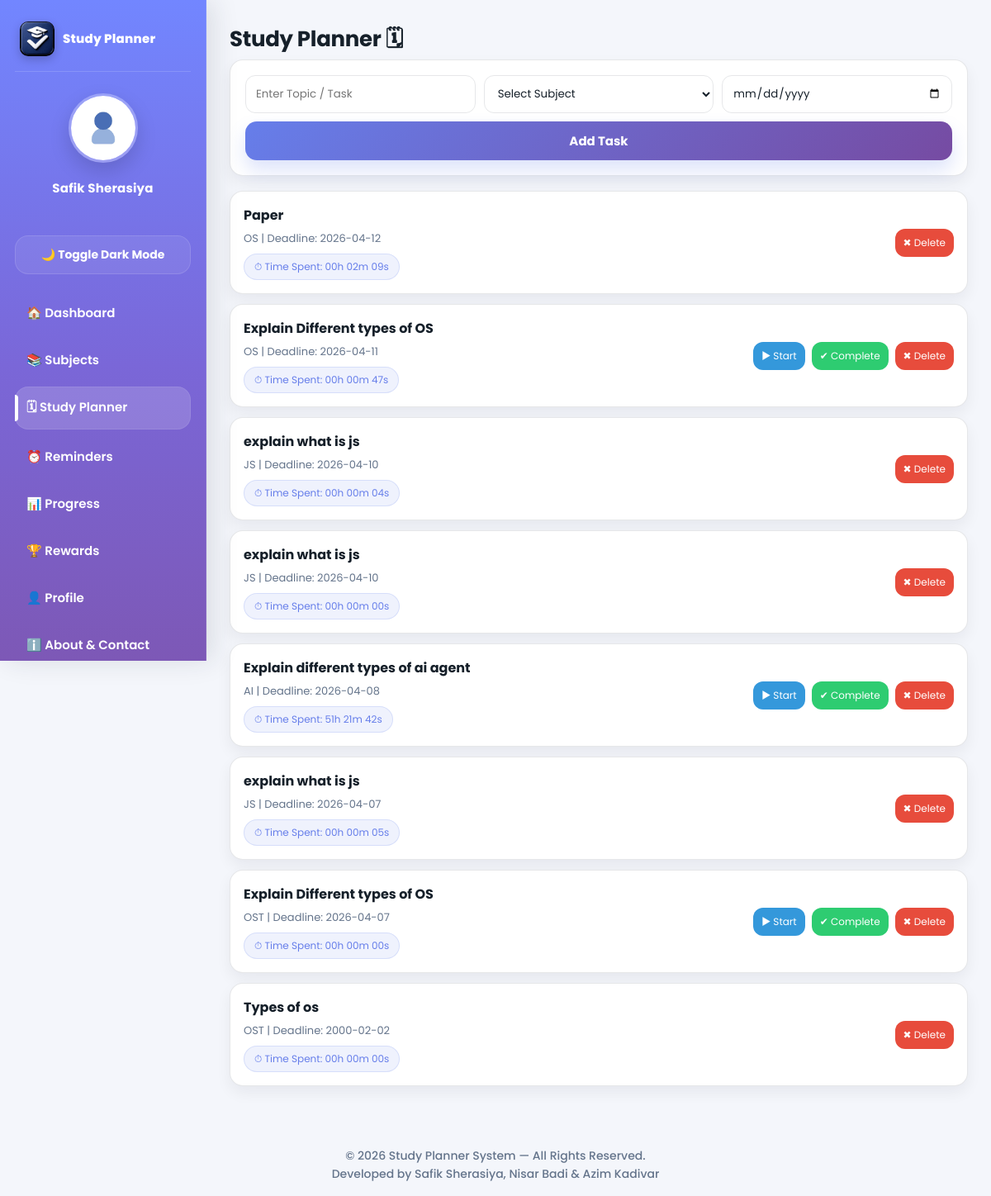
Screenshot of /planner.php (signed in) with the database file from the repository.
### tables this page shows
CREATE TABLE `users` (
  `id` int(11) NOT NULL,
  `name` varchar(100) NOT NULL,
  `email` varchar(100) NOT NULL,
  `password` varchar(255) NOT NULL,
  `created_at` timestamp NOT NULL DEFAULT current_timestamp(),
  `phone` varchar(20) DEFAULT NULL,
  `profile_pic` varchar(255) DEFAULT NULL,
  `points` int(11) NOT NULL DEFAULT 0,
  `badge` varchar(50) DEFAULT 'Beginner'
);

CREATE TABLE `tasks` (
  `id` int(11) NOT NULL,
  `user_id` int(11) NOT NULL,
  `subject_id` int(11) NOT NULL,
  `task_name` varchar(255) NOT NULL,
  `deadline` date NOT NULL,
  `status` enum('pending','completed') DEFAULT 'pending',
  `created_at` timestamp NOT NULL DEFAULT current_timestamp(),
  `completed_at` datetime DEFAULT NULL
);

CREATE TABLE `subjects` (
  `id` int(11) NOT NULL,
  `user_id` int(11) NOT NULL,
  `name` varchar(100) NOT NULL,
  `created_at` timestamp NOT NULL DEFAULT current_timestamp(),
  `priority` enum('high','medium','low') NOT NULL
);

### planner.php (the view, shortened to what this page needs)
<?php
include("config.php");
$user_id = (int)$_SESSION['user_id'];
$stmt = $conn->prepare("SELECT id, task_id, start_time FROM study_sessions WHERE user_id=? AND end_time IS NULL LIMIT 1");
$stmt->bind_param("i", $user_id);
$stmt->execute();
$activeSession = $stmt->get_result()->fetch_assoc();
$stmt = $conn->prepare("
    SELECT
      tasks.*,
      subjects.name AS subject_name,
      IFNULL(SUM(study_sessions.duration_seconds),0) AS total_seconds
    FROM tasks
    JOIN subjects ON tasks.subject_id = subjects.id
    LEFT JOIN study_sessions
      ON study_sessions.task_id = tasks.id
     AND study_sessions.user_id = tasks.user_id
     AND study_sessions.end_time IS NOT NULL
    WHERE tasks.user_id=?
    GROUP BY tasks.id
    ORDER BY tasks.id DESC
");
$stmt->bind_param("i", $user_id);
$stmt->execute();
$tasks = $stmt->get_result();
function formatTime($seconds){
    $h = floor($seconds/3600);
    $m = floor(($seconds%3600)/60);
    $s = $seconds%60;
    return sprintf("%02dh %02dm %02ds", $h,$m,$s);
}
?>
<!DOCTYPE html>
<html lang="en">
<head>
<link rel="stylesheet" href="css/style.css?v=2">
</head>
<body class="dashboard-page">
<?php include("sidebar.php"); ?>
<div class="main">
  <h1>Study Planner 🗓</h1>
  <div class="form-card">
    <form method="POST">
      <input type="text" name="task_name" placeholder="Enter Topic / Task" required>
      <select name="subject_id" required>
        <option value="">Select Subject</option>
      </select>
      <input type="date" name="deadline" min="<?php echo date('Y-m-d'); ?>" required>
      <button class="btn" name="add_task">Add Task</button>
    </form>
  </div>
  <div class="task-list">
    <?php while($row = $tasks->fetch_assoc()){
      $isRunningThisTask = ($activeSession && (int)$activeSession['task_id'] === (int)$row['id']);
      $runningOtherTask  = ($activeSession && !$isRunningThisTask);
      $taskSeconds = (int)$row['total_seconds'];
    ?>
      <div class="task-card">
        <div class="task-info">
          <h3><?php echo htmlspecialchars($row['task_name']); ?></h3>
          <p><?php echo htmlspecialchars($row['subject_name']); ?> | Deadline: <?php echo htmlspecialchars($row['deadline']); ?></p>
          <div class="timer-chip">
            ⏱ Time Spent: <?php echo formatTime($taskSeconds); ?>
          </div>
        </div>
        <div class="task-actions">
  <?php if($row['status'] == 'completed'){ ?>
  <span class="action-btn disabled">✔ Completed</span>
<?php } else { ?>
  <?php if($isRunningThisTask){ ?>
    <a class="action-btn stop-btn" href="?stop=<?php echo (int)$activeSession['id']; ?>">⏹ Stop</a>
  <?php } else { ?>
    <a class="action-btn start-btn <?php echo $runningOtherTask ? 'disabled' : ''; ?>"
       href="?start=<?php echo (int)$row['id']; ?>">▶ Start</a>
  <?php } ?>
  <a class="action-btn complete-btn" href="?complete=<?php echo (int)$row['id']; ?>">✔ Complete</a>
<?php } ?>
  <a class="action-btn task-delete-btn" href="?delete=<?php echo (int)$row['id']; ?>" onclick="return confirm('Delete this task?')">✖ Delete</a>
</div>
      </div>
    <?php } ?>
  </div>
</div>
<?php include("footer.php"); ?>
</body>
</html>

### sidebar.php (shortened to what this page needs)
<?php
include("config.php");
$user_id = (int) $_SESSION['user_id'];
$current_page = basename($_SERVER['PHP_SELF']);
$stmt = $conn->prepare("SELECT profile_pic, name FROM users WHERE id=? LIMIT 1");
$stmt->bind_param("i", $user_id);
$stmt->execute();
$user = $stmt->get_result()->fetch_assoc();
function activeLink($page, $current_page) {
    return $page === $current_page ? 'active' : '';
}
?>
<div class="sidebar" id="mainSidebar">
    <div class="sidebar-logo">
        <img src="images/app_logo.png" alt="Study Planner Logo">
        <span>Study Planner</span>
    </div>
    <div class="profile-box">
        <?php if (!empty($user['profile_pic']) && file_exists("uploads/" . $user['profile_pic'])) { ?>
            <img src="uploads/<?php echo htmlspecialchars($user['profile_pic']); ?>" alt="Profile">
        <?php } else { ?>
            <img src="uploads/default.png" alt="Profile">
        <?php } ?>
        <h3><?php echo htmlspecialchars($user['name'] ?? 'User'); ?></h3>
    </div>
    <button id="darkToggleBtn" class="theme-btn">🌙 Toggle Dark Mode</button>
    <a href="dashboard.php"  class="<?php echo activeLink('dashboard.php',  $current_page); ?>">🏠 Dashboard</a>
    <a href="subject.php"    class="<?php echo activeLink('subject.php',    $current_page); ?>">📚 Subjects</a>
    <a href="planner.php"    class="<?php echo activeLink('planner.php',    $current_page); ?>">🗓 Study Planner</a>
    <a href="reminders.php"  class="<?php echo activeLink('reminders.php',  $current_page); ?>">⏰ Reminders</a>
    <a href="progress.php"   class="<?php echo activeLink('progress.php',   $current_page); ?>">📊 Progress</a>
    <a href="rewards.php"    class="<?php echo activeLink('rewards.php',    $current_page); ?>">🏆 Rewards</a>
    <a href="profile.php"    class="<?php echo activeLink('profile.php',    $current_page); ?>">👤 Profile</a>
    <a href="about.php"    class="<?php echo activeLink('about.php',    $current_page); ?>">ℹ️ About & Contact</a>
</div>

### rows the page displays
users: name "Safik Sherasiya"
tasks: task_name "Paper", subject.name "OS", deadline "2026-04-12", taskSeconds "00h 02m 09s"
tasks: task_name "Explain Different types of OS", subject.name "OS", deadline "2026-04-11", taskSeconds "00h 00m 47s"
tasks: task_name "explain what is js", subject.name "JS", deadline "2026-04-10", taskSeconds "00h 00m 04s"
tasks: task_name "explain what is js", subject.name "JS", deadline "2026-04-10", taskSeconds "00h 00m 00s"
tasks: task_name "Explain different types of ai agent", subject.name "AI", deadline "2026-04-08", taskSeconds "51h 21m 42s"
tasks: task_name "explain what is js", subject.name "JS", deadline "2026-04-07", taskSeconds "00h 00m 05s"
tasks: task_name "Explain Different types of OS", subject.name "OST", deadline "2026-04-07", taskSeconds "00h 00m 00s"
tasks: task_name "Types of os", subject.name "OST", deadline "2000-02-02", taskSeconds "00h 00m 00s"
